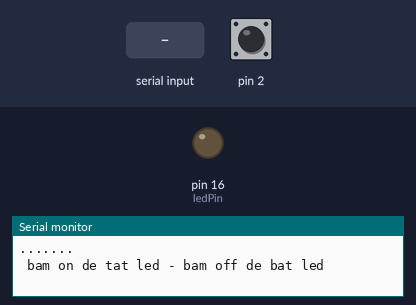
Bench run of a sketch on a simulated Arduino Uno, built with avr-gcc and run on an emulated ATmega328P. Shown: output pins drawn as LEDs (lit = HIGH), the last lines printed to the serial monitor. Dashed ring = blinking. Inputs (shaded band) come from the test bench; at power-on: pin 2 HIGH.

Above: at 1.2 s.
1.3 s: pin 2 driven LOW
At 2.4 s:
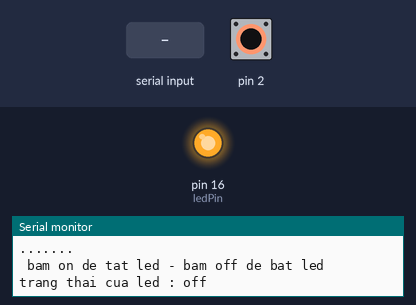
2.8 s: "led on\n" received over Serial
At 3.5 s:
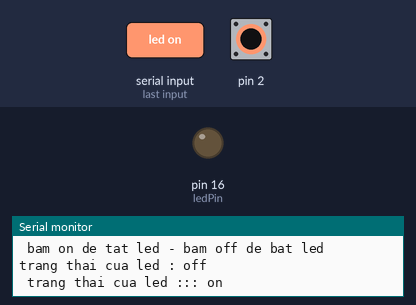
4.3 s: "led off\n" received over Serial
At 4.6 s:
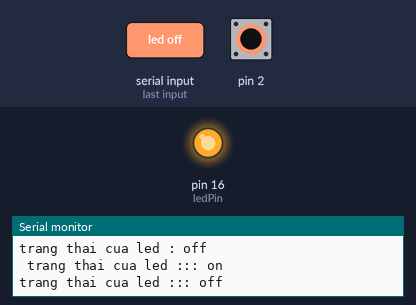
5.8 s: pin 2 pulsed HIGH 5 times (0.12 s each, 0.3 s apart)
At 6.37 s:
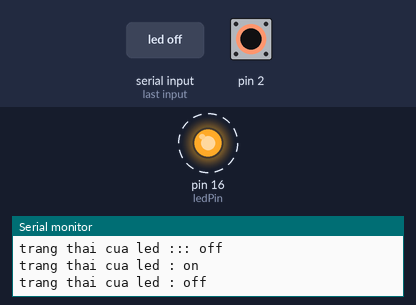
Timing chart, 0 to 8.8 s (numbered marks = the images above; inputs shaded):
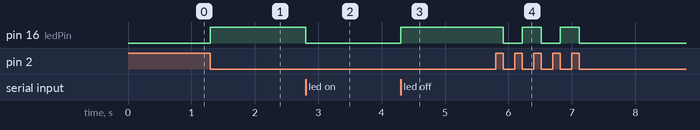

Measured:
- after the input at 1.3 s, pin 16 (ledPin): LOW → HIGH at once
- after the input at 2.8 s, pin 16 (ledPin): HIGH → LOW at once
- after the input at 4.3 s, pin 16 (ledPin): LOW → HIGH at once
- after the input at 5.8 s, pin 16 (ledPin): alternates HIGH for 0.30 s and LOW for 0.30 s, 5 changes in all, then stays LOW, starting after 0.12 s

The sketch:

HWx_IoT_NguyenVanTien.ino
```cpp
int ledPin = 16;
int control = LOW ;
int button_pin = 0 ;
String text;

void blink()
{

    if (control == LOW)
  {
    control = HIGH ;
    Serial.println("trang thai cua led : off  ");
  }
  else
  {
    control = LOW;
    Serial.println("trang thai cua led : on ");
  }

  digitalWrite(ledPin, control);

}
void setup()
{

  pinMode(ledPin, OUTPUT);
  pinMode(button_pin, INPUT);
  //INPUT_PULLUP dung de kich hoat dien tro trong mach, giup chong qua tai mach, gay hong ( mot so truong hop khong can thiet).
  pinMode(button_pin, INPUT_PULLUP);
  attachInterrupt(button_pin, blink, FALLING);
  Serial.begin(115200);
  Serial.println(".......") ;
  Serial.println(" bam on de tat led - bam off de bat led ");


}

void loop()
{
 // kiem tra cong serial da san sang chua.
 if (Serial.available())
 {
  // ham serial.readstringuntil dung de lay chuoi string (doan text ) trong may tinh.
 text = Serial.readStringUntil('\n');
 // cat het cac ki tu trong o dau va cuoi , de loai bo cac gia tri nhieu lam sai - giong nhung fflush(stdin) trong c.
 text.trim();
 if(text == "led on")
 {
  digitalWrite(16,LOW);
 Serial.println(" trang thai cua led ::: on" ) ;
 }
 if(text == "led off")
 {
  digitalWrite(16,HIGH);
 Serial.println("trang thai cua led ::: off ") ;
 }

 }
}
```
